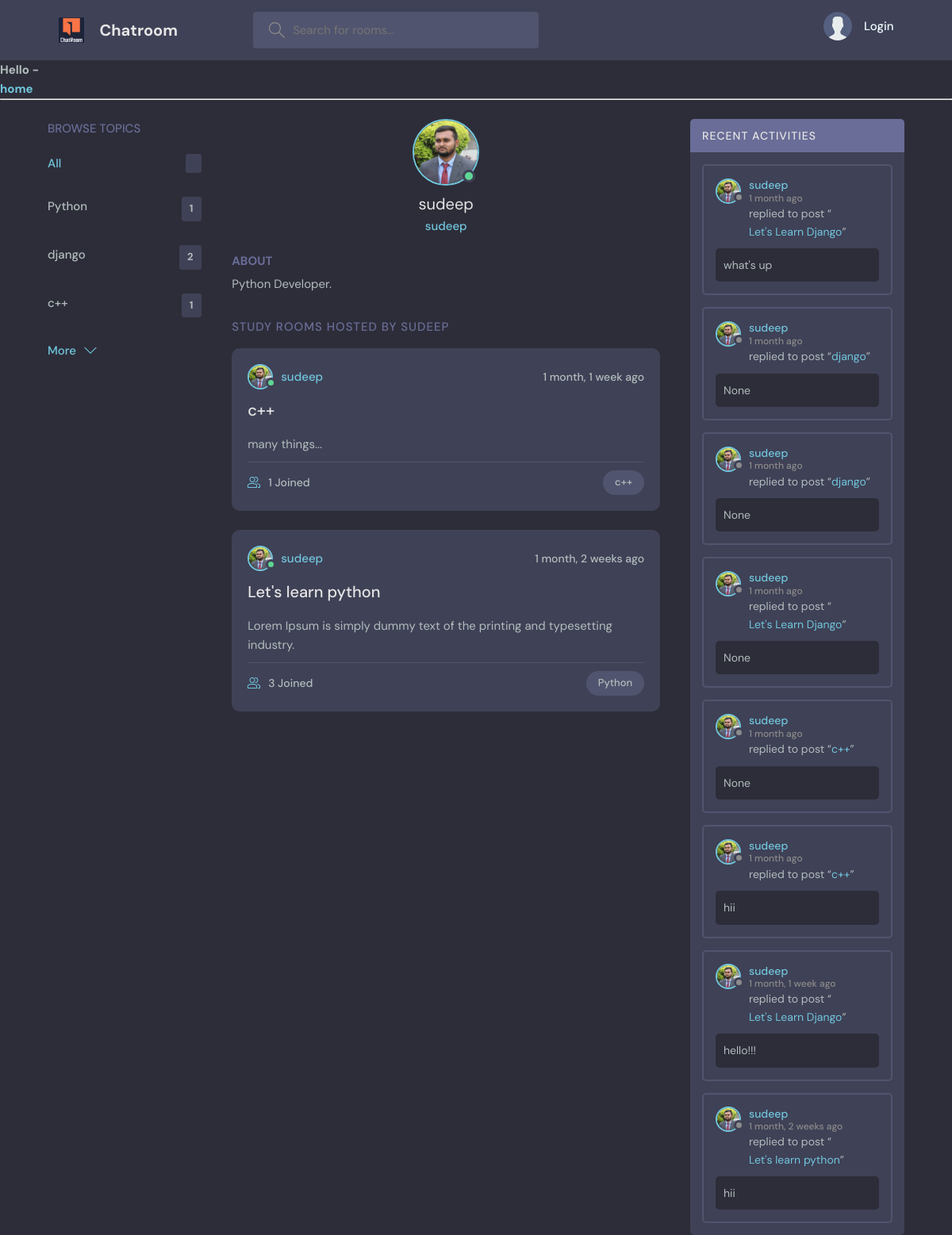
The app's page /room-profile/1/ with its own data.
### base/models.py (models this page shows, shortened)
class Topic(models.Model):
    name=models.CharField(max_length=200)

class User(AbstractUser):
    name=models.CharField(max_length=200,null=True)
    email=models.EmailField(unique=True,null=True)
    about=models.TextField(null=True)
    avatar=models.ImageField(null=True,default='avatar.svg')
    USERNAME_FIELD='email'
    REQUIRED_FIELDS=[]

class Room(models.Model):
    host=models.ForeignKey(User,on_delete=models.SET_NULL,null=True)
    topic=models.ForeignKey(Topic,on_delete=models.SET_NULL,null=True)
    name=models.CharField(max_length=200)
    description=models.TextField(null=True,blank=True)
    participants=models.ManyToManyField(User,related_name='participants',blank=True)
    created=models.DateTimeField(auto_now_add=True)
    updated=models.DateTimeField(auto_now=True)
    class Meta:
        ordering=['-updated','-created']

class Messages(models.Model):
    user=models.ForeignKey(User,on_delete=models.CASCADE)
    room=models.ForeignKey(Room,on_delete=models.CASCADE)
    body=models.TextField(null=True,blank=True)
    created=models.DateTimeField(auto_now_add=True)
    updated=models.DateTimeField(auto_now=True)
    class Meta:
        ordering=['-updated','-created']

### base/views.py (the view)
# urls.py: path('room-profile/<str:pk>/',views.room_profile,name='room-profile'),
def room_profile(request,pk):
    user=User.objects.get(id=pk)
    rooms=user.room_set.all()
    room_messages=user.messages_set.all()
    topics=Topic.objects.all()
    context={'user':user,'rooms':rooms,'room_messages':room_messages,'topics':topics}
    return render(request,'base/profile.html',context)

### base/templates/base/profile.html (shortened to what this page needs)
{% extends 'main.html' %}
{%  block start %}
  <main class="profile-page layout layout--3">
    <div class="container">
      {% include 'base/topic_component.html' %}
      <div class="roomList">
        <div class="profile">
          <div class="profile__avatar">
            <div class="avatar avatar--large active">
              <img src="{{user.avatar.url}}" />
            </div>
          </div>
          <div class="profile__info">
            <h3>{{user.username}}</h3>
            <p>{{user.username}}</p>
          </div>
          <div class="profile__about">
            <h3>About</h3>
            <p>
             {{user.about}}
            </p>
          </div>
        </div>
        <div class="roomList__header">
          <div>
            <h2>Study Rooms Hosted by {{user.username}} </a>
            </h2>
          </div>
        </div>
        {% include 'base/room_component.html' %}
      </div>
      {% include 'base/activity_component.html' %}
    </div>
  </main>
{% endblock %}

### base/templates/base/topic_component.html
<div class="topics">
   <div class="topics__header">
     <h2>Browse Topics</h2>
   </div>
   <ul class="topics__list">
     <li>
       <a href="{% url 'home' %}" class="active">All <span>{{room_count}}</span></a>
     </li>
     {% for topic in topics %}
     <li>
       <a href="{% url 'home' %}?q={{topic.name}}">{{topic.name}}<span> {{topic.room_set.all.count}} </span></a>
     </li>
     {% endfor %}
   </ul>
   <a class="btn btn--link" href="{% url 'topics' %}">
     More
     <svg version="1.1" xmlns="http://www.w3.org/2000/svg" width="32" height="32" viewBox="0 0 32 32">
       <title>chevron-down</title>
       <path d="M16 21l-13-13h-3l16 16 16-16h-3l-13 13z"></path>
     </svg>
   </a>
 </div>

### base/templates/base/room_component.html (shortened to what this page needs)
{% for room in rooms %}
<div class="roomListRoom">
    <div class="roomListRoom__header">
      <a href="{% url 'room-profile' room.host.id %}" class="roomListRoom__author">
        <div class="avatar avatar--small active">
          <img src="{{room.host.avatar.url}}" />
        </div>
        <span>{{room.host.username}}</span>
      </a>
      <div class="roomListRoom__actions">
        <span>{{room.created|timesince}} ago</span>
      </div>
    </div>
    <div class="roomListRoom__content">
      <a href="{% url 'room' room.id %}">{{room.name}}</a>
      <p>
        {{room.description}}
      </p>
    </div>
    <div class="roomListRoom__meta">
      <a href="{% url 'room' room.id %}" class="roomListRoom__joined">
       {{room.participants.all.count}} Joined
      </a>
      <p class="roomListRoom__topic">{{room.topic.name}}</p>
    </div>
  </div>
{% endfor %}

### base/templates/base/activity_component.html (shortened to what this page needs)
<div class="activities">
    <div class="activities__header">
      <h2>Recent Activities</h2>
    </div>
    {% for message in room_messages %}
    <div class="activities__box">
      <div class="activities__boxHeader roomListRoom__header">
        <a href="{% url 'room-profile' message.user.id %}" class="roomListRoom__author">
          <div class="avatar avatar--small">
            <img src="{{message.user.avatar.url}}" />
          </div>
          <p>
            {{message.user.username}}
            <span>{{message.created|timesince}} ago</span>
          </p>
        </a>
      </div>
      <div class="activities__boxContent">
        <p>replied to post “<a href="{% url 'room' message.room.id %}">{{message.room.name}}</a>”</p>
        <div class="activities__boxRoomContent">
            {{message.body}}
        </div>
      </div>
    </div>
    {% endfor %}
  </div>

### records on screen
Topic: name "Python", room_set.all.count "1"
Topic: name "django", room_set.all.count "2"
Topic: name "c++", room_set.all.count "1"
User: avatar (picture), username "sudeep", about "Python Developer.", username "SUDEEP"
Room: host.avatar (picture), host.username "sudeep", created "1 month, 1 week", name "c++", description "many things...", participants.all.count "1", topic.name "c++"
Room: host.avatar (picture), host.username "sudeep", created "1 month, 2 weeks", name "Let's learn python", description "Lorem Ipsum is simply dummy text of the printing and typesetting industry.", participants.all.count "3", topic.name "Python"
Messages: user.avatar (picture), user.username "sudeep", created "1 month", room.name "Let's Learn Django", body "what's up"
Messages: user.avatar (picture), user.username "sudeep", created "1 month", room.name "django", body "None"
Messages: user.avatar (picture), user.username "sudeep", created "1 month", room.name "django", body "None"
Messages: user.avatar (picture), user.username "sudeep", created "1 month", room.name "Let's Learn Django", body "None"
Messages: user.avatar (picture), user.username "sudeep", created "1 month", room.name "c++", body "None"
Messages: user.avatar (picture), user.username "sudeep", created "1 month", room.name "c++", body "hii"
Messages: user.avatar (picture), user.username "sudeep", created "1 month, 1 week", room.name "Let's Learn Django", body "hello!!!"
Messages: user.avatar (picture), user.username "sudeep", created "1 month, 2 weeks", room.name "Let's learn python", body "hii"
